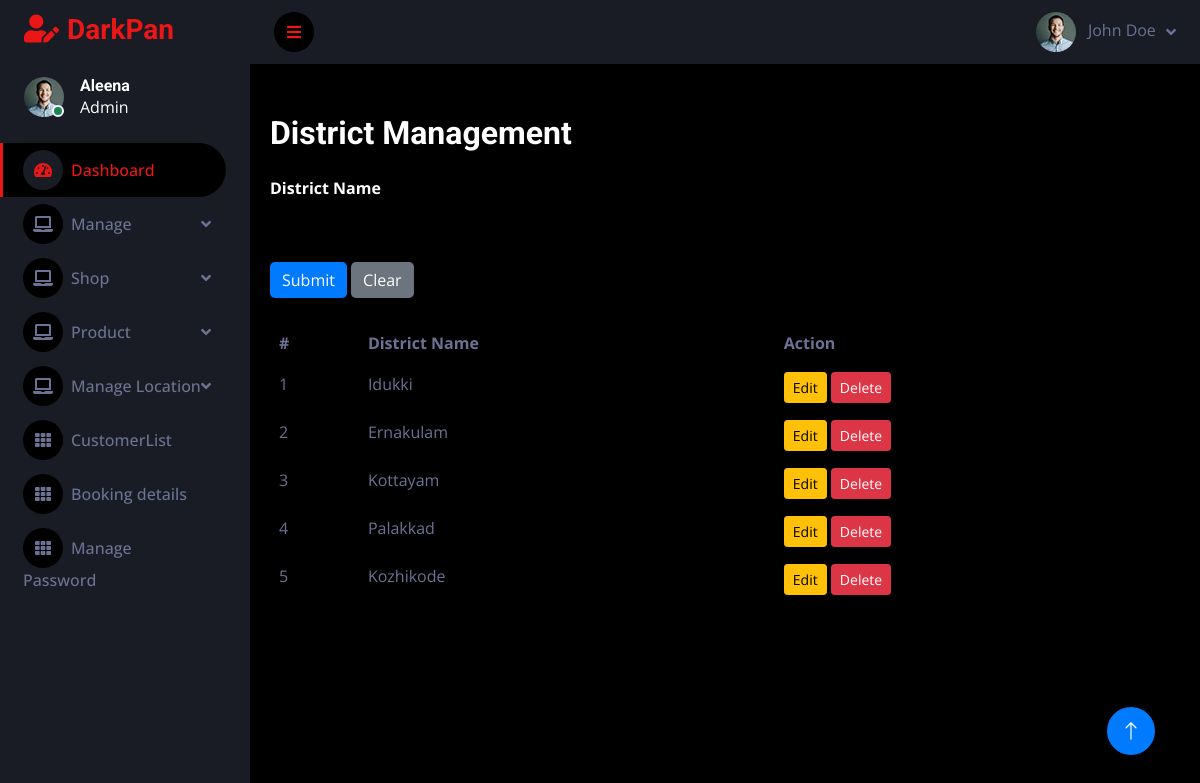
Page /Project/Admin/district.php on the committed database.
### tables this page shows
CREATE TABLE `tbl_district` (
  `district_id` int(11) NOT NULL,
  `district_name` varchar(30) NOT NULL
);

### Project/Admin/district.php (the view, shortened to what this page needs)
<?php
include("../Assets/Connection/connection.php");
include("Head.php");
		?>
         <?php
  $dname='';
?>
<html xmlns="http://www.w3.org/1999/xhtml">
<head>
</head>
<body>
    <div class="container">
        <h2 class="mb-4">District Management</h2>
        <form id="form1" name="form1" method="post" action="">
            <div class="mb-3">
                <label for="txt_name" class="form-label">District Name</label>
                <input type="text" required name="txt_name" id="txt_name" class="form-control" value="<?php echo htmlspecialchars($dname); ?>" />
            </div>
            <button type="submit" name="btn_submit" id="btn_submit" class="btn btn-primary">Submit</button>
            <button type="reset" name="btn_clear" id="btn_clear" class="btn btn-secondary">Clear</button>
        </form>
        <table class="table table-bordered table-striped mt-4">
            <thead>
                <tr>
                    <th>#</th>
                    <th>District Name</th>
                    <th>Action</th>
                </tr>
            </thead>
            <tbody>
                <?php
                $i = 0;
                $selQry = "SELECT * FROM tbl_district";
                $result = $con->query($selQry);
                while ($row = $result->fetch_assoc()) {
                    $i++;
                ?>
                <tr>
                    <td><?php echo $i; ?></td>
                    <td><?php echo htmlspecialchars($row["district_name"]); ?></td>
                    <td>
                        <a href="District.php?eid=<?php echo $row["district_id"]; ?>" class="btn btn-warning btn-sm">Edit</a>
                        <a href="District.php?did=<?php echo $row["district_id"]; ?>" class="btn btn-danger btn-sm">Delete</a>
                    </td>
                </tr>
                <?php
                }
                ?>
            </tbody>
        </table>
    </div>
</body>
</html>
<?php
            include("Foot.php");
?>

### Project/Assets/Templates/Admin/css/style.css (style rules this page uses)
:root { --primary: #EB1616; --secondary: #191C24; --light: #6C7293; --dark: #000000; }
.btn { transition: .5s; }

### Project/Admin/district.php (style rules this page uses)
body { background-color: #f8f9fa; color: #ffffff; }
.container { margin-top: 30px; padding: 20px; background-color: black; border-radius: 0.5rem; box-shadow: 0 0 15px rgba(0, 0, 0, 0.1); }
.form-label { font-weight: bold; }
.btn-primary { background-color: #007bff; border: none; }
.btn-secondary { background-color: #6c757d; border: none; }
.table { margin-top: 20px; }

### rows in the picture
tbl_district: district_name "Idukki"
tbl_district: district_name "Ernakulam"
tbl_district: district_name "Kottayam"
tbl_district: district_name "Palakkad"
tbl_district: district_name "Kozhikode"
